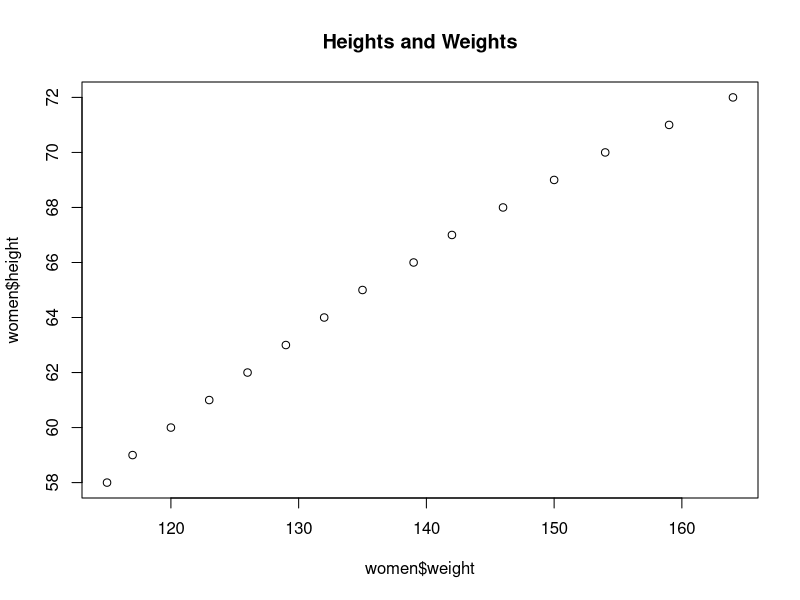

Here is the R script that generated this plot:
"
Scatterplots
Saved in your console is a dataset called women which contains the height and weight of 15 women (try typing it into your console and press enter to have a look).
Let's have a look at the relationship between height and weight through a scatterplot, using the R function plot(). The first argument of plot() is the x-axis coordinates, and the second argument is the y-axis coordinates.
"
women <- data.frame(height = c(58,59,60,61,62,63, 64, 65, 66, 67, 68, 69, 70, 71, 72),
                   weight = c(115, 117, 120, 123, 126, 129, 132, 135, 139, 142,146, 150, 154,159, 164))
plot(women$weight, women$height, main="Heights and Weights")
women$weight